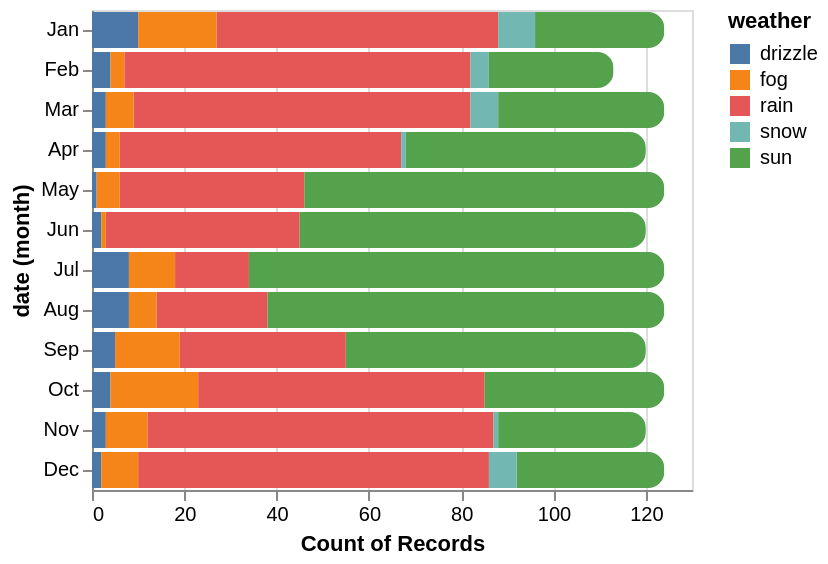

Specify this chart in Vega-Lite:
### Vega-Lite specification from a JSON file in a GitHub repository (floating-point values rounded to 4 significant figures; data arrays with more than 128 entries replaced by an {"elided": "..."} marker saying what was removed)
{"$schema": "https://vega.github.io/schema/vega-lite/v4.json", "data": {"values": {"elided": "1461 records"}}, "mark": {"type": "bar", "cornerRadiusTopRight": 8, "cornerRadiusBottomRight": 8}, "encoding": {"y": {"timeUnit": "month", "field": "date", "type": "ordinal"}, "x": {"aggregate": "count"}, "color": {"field": "weather"}}}
